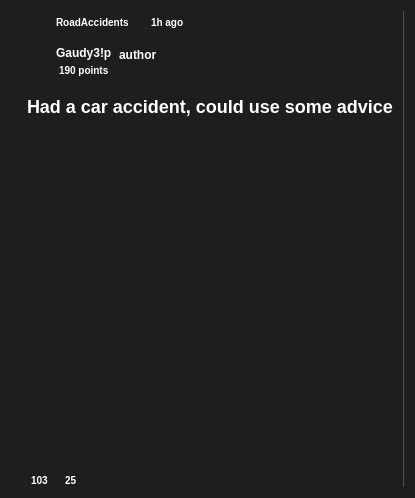
<?xml version="1.0" encoding="UTF-8"?>
<ui version="4.0">
 <class>FeedPostWidget</class>
 <widget class="QFrame" name="FeedPostWidget">
  <property name="geometry">
   <rect>
    <x>0</x>
    <y>0</y>
    <width>415</width>
    <height>498</height>
   </rect>
  </property>
  <property name="minimumSize">
   <size>
    <width>0</width>
    <height>0</height>
   </size>
  </property>
  <property name="maximumSize">
   <size>
    <width>16777215</width>
    <height>16777215</height>
   </size>
  </property>
  <property name="styleSheet">
   <string notr="true">background-color: #1E1E1E;
border-radius: 18px;
</string>
  </property>
  <property name="frameShape">
   <enum>QFrame::Shape::StyledPanel</enum>
  </property>
  <layout class="QVBoxLayout" name="verticalLayout">
   <item>
    <widget class="QWidget" name="contentWidget" native="true">
     <property name="sizePolicy">
      <sizepolicy hsizetype="Preferred" vsizetype="Preferred">
       <horstretch>1</horstretch>
       <verstretch>0</verstretch>
      </sizepolicy>
     </property>
     <property name="styleSheet">
      <string notr="true">background: transparent;</string>
     </property>
     <layout class="QHBoxLayout" name="horizontalLayout">
      <property name="spacing">
       <number>0</number>
      </property>
      <property name="leftMargin">
       <number>6</number>
      </property>
      <property name="topMargin">
       <number>0</number>
      </property>
      <property name="rightMargin">
       <number>0</number>
      </property>
      <property name="bottomMargin">
       <number>0</number>
      </property>
      <item>
       <widget class="QWidget" name="postContentWidget" native="true">
        <property name="sizePolicy">
         <sizepolicy hsizetype="Preferred" vsizetype="Preferred">
          <horstretch>1</horstretch>
          <verstretch>0</verstretch>
         </sizepolicy>
        </property>
        <layout class="QVBoxLayout" name="verticalLayout_2">
         <property name="spacing">
          <number>9</number>
         </property>
         <property name="leftMargin">
          <number>0</number>
         </property>
         <property name="topMargin">
          <number>0</number>
         </property>
         <property name="rightMargin">
          <number>0</number>
         </property>
         <property name="bottomMargin">
          <number>0</number>
         </property>
         <item>
          <layout class="QHBoxLayout" name="headerLayout">
           <property name="spacing">
            <number>6</number>
           </property>
           <property name="leftMargin">
            <number>9</number>
           </property>
           <item>
            <widget class="QLabel" name="communityIcon">
             <property name="minimumSize">
              <size>
               <width>16</width>
               <height>16</height>
              </size>
             </property>
             <property name="maximumSize">
              <size>
               <width>16</width>
               <height>16</height>
              </size>
             </property>
             <property name="styleSheet">
              <string notr="true">
</string>
             </property>
            </widget>
           </item>
           <item>
            <widget class="QLabel" name="communityName">
             <property name="sizePolicy">
              <sizepolicy hsizetype="Minimum" vsizetype="Minimum">
               <horstretch>0</horstretch>
               <verstretch>0</verstretch>
              </sizepolicy>
             </property>
             <property name="styleSheet">
              <string notr="true">font-family: 'Raleway';
font-style: normal;
font-weight: 500;
font-size: 10px;
line-height: 12px;
color: white;
margin:5px;
</string>
             </property>
             <property name="text">
              <string>RoadAccidents</string>
             </property>
            </widget>
           </item>
           <item>
            <widget class="QLabel" name="postTime">
             <property name="styleSheet">
              <string notr="true">font-family: 'Raleway';
font-style: normal;
font-weight: 500;
font-size: 10px;
line-height: 12px;
color:white;
margin:5px;</string>
             </property>
             <property name="text">
              <string>1h ago</string>
             </property>
            </widget>
           </item>
           <item>
            <widget class="QFrame" name="frame">
             <property name="sizePolicy">
              <sizepolicy hsizetype="Preferred" vsizetype="Preferred">
               <horstretch>1</horstretch>
               <verstretch>0</verstretch>
              </sizepolicy>
             </property>
             <property name="frameShape">
              <enum>QFrame::Shape::StyledPanel</enum>
             </property>
             <property name="frameShadow">
              <enum>QFrame::Shadow::Raised</enum>
             </property>
            </widget>
           </item>
          </layout>
         </item>
         <item>
          <layout class="QHBoxLayout" name="authorLayout">
           <property name="spacing">
            <number>0</number>
           </property>
           <item>
            <widget class="QLabel" name="userAvatar">
             <property name="minimumSize">
              <size>
               <width>34</width>
               <height>34</height>
              </size>
             </property>
             <property name="maximumSize">
              <size>
               <width>34</width>
               <height>34</height>
              </size>
             </property>
             <property name="styleSheet">
              <string notr="true">border-radius: 17px;
</string>
             </property>
            </widget>
           </item>
           <item>
            <layout class="QVBoxLayout" name="verticalLayout_3">
             <property name="spacing">
              <number>0</number>
             </property>
             <item>
              <widget class="QLabel" name="username">
               <property name="styleSheet">
                <string notr="true">font-family: 'Raleway';
font-style: normal;
font-weight: 600;
font-size: 12px;
line-height: 14px;
color:white;
margin-left:2px;
margin-top:3px;
margin-bottom:3px;</string>
               </property>
               <property name="text">
                <string>Gaudy3!p</string>
               </property>
              </widget>
             </item>
             <item>
              <widget class="QLabel" name="usernamePoints">
               <property name="styleSheet">
                <string notr="true">font-family: 'Raleway';
font-style: normal;
font-weight: 500;
font-size: 10px;
line-height: 12px;
color:white;
margin-left:5px;
</string>
               </property>
               <property name="text">
                <string>190 points</string>
               </property>
              </widget>
             </item>
            </layout>
           </item>
           <item>
            <widget class="QLabel" name="authorLabel">
             <property name="styleSheet">
              <string notr="true">font-family: 'Raleway';
font-style: normal;
font-weight: 500;
font-size: 12px;
line-height: 14px;
color:white;
margin-bottom:11px;</string>
             </property>
             <property name="text">
              <string>author</string>
             </property>
            </widget>
           </item>
           <item>
            <widget class="QFrame" name="frame_2">
             <property name="sizePolicy">
              <sizepolicy hsizetype="Preferred" vsizetype="Preferred">
               <horstretch>1</horstretch>
               <verstretch>0</verstretch>
              </sizepolicy>
             </property>
             <property name="frameShape">
              <enum>QFrame::Shape::StyledPanel</enum>
             </property>
             <property name="frameShadow">
              <enum>QFrame::Shadow::Raised</enum>
             </property>
            </widget>
           </item>
          </layout>
         </item>
         <item>
          <widget class="QLabel" name="postTitle">
           <property name="styleSheet">
            <string notr="true">font-family: 'Raleway';
font-style: normal;
font-weight: 700;
font-size: 18px;
line-height: 21px;
color:white;
margin:5px;
margin-top:10px;
</string>
           </property>
           <property name="text">
            <string>Had a car accident, could use some advice</string>
           </property>
          </widget>
         </item>
         <item>
          <widget class="QTextBrowser" name="textBrowserContent">
           <property name="sizePolicy">
            <sizepolicy hsizetype="Expanding" vsizetype="Expanding">
             <horstretch>1</horstretch>
             <verstretch>1</verstretch>
            </sizepolicy>
           </property>
           <property name="styleSheet">
            <string notr="true">font-family: 'Raleway';
font-style: normal;
font-weight: 500;
font-size: 14px;
line-height: 16px;
color:white;
background: transparent;
border: none;
margin-left:6px;</string>
           </property>
           <property name="frameShape">
            <enum>QFrame::Shape::NoFrame</enum>
           </property>
           <property name="verticalScrollBarPolicy">
            <enum>Qt::ScrollBarPolicy::ScrollBarAlwaysOff</enum>
           </property>
           <property name="horizontalScrollBarPolicy">
            <enum>Qt::ScrollBarPolicy::ScrollBarAlwaysOff</enum>
           </property>
          </widget>
         </item>
         <item>
          <layout class="QHBoxLayout" name="footerLayout">
           <property name="spacing">
            <number>6</number>
           </property>
           <property name="leftMargin">
            <number>6</number>
           </property>
           <property name="topMargin">
            <number>0</number>
           </property>
           <property name="rightMargin">
            <number>6</number>
           </property>
           <property name="bottomMargin">
            <number>0</number>
           </property>
           <item>
            <layout class="QVBoxLayout" name="verticalLayout_4">
             <item>
              <widget class="QPushButton" name="likeButtonIcon">
               <property name="minimumSize">
                <size>
                 <width>25</width>
                 <height>25</height>
                </size>
               </property>
               <property name="maximumSize">
                <size>
                 <width>25</width>
                 <height>25</height>
                </size>
               </property>
               <property name="styleSheet">
                <string notr="true"/>
               </property>
               <property name="text">
                <string/>
               </property>
              </widget>
             </item>
             <item>
              <widget class="QLabel" name="likeCount">
               <property name="styleSheet">
                <string notr="true">font-family: 'Raleway';
font-style: normal;
font-weight: 500;
font-size: 10px;
line-height: 12px;
color:white;
margin-left:5px;</string>
               </property>
               <property name="text">
                <string>103</string>
               </property>
              </widget>
             </item>
            </layout>
           </item>
           <item>
            <layout class="QVBoxLayout" name="verticalLayout_5">
             <item>
              <widget class="QPushButton" name="commentButtonIcon">
               <property name="minimumSize">
                <size>
                 <width>25</width>
                 <height>25</height>
                </size>
               </property>
               <property name="maximumSize">
                <size>
                 <width>25</width>
                 <height>25</height>
                </size>
               </property>
               <property name="styleSheet">
                <string notr="true"/>
               </property>
               <property name="text">
                <string/>
               </property>
              </widget>
             </item>
             <item>
              <widget class="QLabel" name="commentCount">
               <property name="styleSheet">
                <string notr="true">font-family: 'Raleway';
font-style: normal;
font-weight: 500;
font-size: 10px;
line-height: 12px;
color:white;
margin-left:5px;
margin-right:10px;</string>
               </property>
               <property name="text">
                <string>25</string>
               </property>
              </widget>
             </item>
            </layout>
           </item>
           <item>
            <layout class="QVBoxLayout" name="verticalLayout_6">
             <item>
              <widget class="QPushButton" name="replyCommentButtonIcon">
               <property name="minimumSize">
                <size>
                 <width>25</width>
                 <height>25</height>
                </size>
               </property>
               <property name="maximumSize">
                <size>
                 <width>25</width>
                 <height>25</height>
                </size>
               </property>
               <property name="styleSheet">
                <string notr="true"/>
               </property>
               <property name="text">
                <string/>
               </property>
              </widget>
             </item>
             <item>
              <widget class="QLabel" name="mockLabel1">
               <property name="styleSheet">
                <string notr="true">font-family: 'Raleway';
font-style: normal;
font-weight: 500;
font-size: 10px;
line-height: 12px;
color:white;
margin-left:5px;
margin-right:10px;</string>
               </property>
               <property name="text">
                <string/>
               </property>
              </widget>
             </item>
            </layout>
           </item>
           <item>
            <widget class="QFrame" name="frame_3">
             <property name="sizePolicy">
              <sizepolicy hsizetype="Preferred" vsizetype="Preferred">
               <horstretch>1</horstretch>
               <verstretch>0</verstretch>
              </sizepolicy>
             </property>
             <property name="frameShape">
              <enum>QFrame::Shape::StyledPanel</enum>
             </property>
             <property name="frameShadow">
              <enum>QFrame::Shadow::Raised</enum>
             </property>
            </widget>
           </item>
          </layout>
         </item>
        </layout>
       </widget>
      </item>
      <item>
       <widget class="QFrame" name="divider">
        <property name="minimumSize">
         <size>
          <width>1</width>
          <height>0</height>
         </size>
        </property>
        <property name="styleSheet">
         <string notr="true">border: 1px solid rgba(85, 85, 85, 0.7);</string>
        </property>
        <property name="frameShape">
         <enum>QFrame::Shape::VLine</enum>
        </property>
        <property name="frameShadow">
         <enum>QFrame::Shadow::Plain</enum>
        </property>
       </widget>
      </item>
     </layout>
    </widget>
   </item>
  </layout>
 </widget>
 <resources/>
 <connections/>
</ui>
